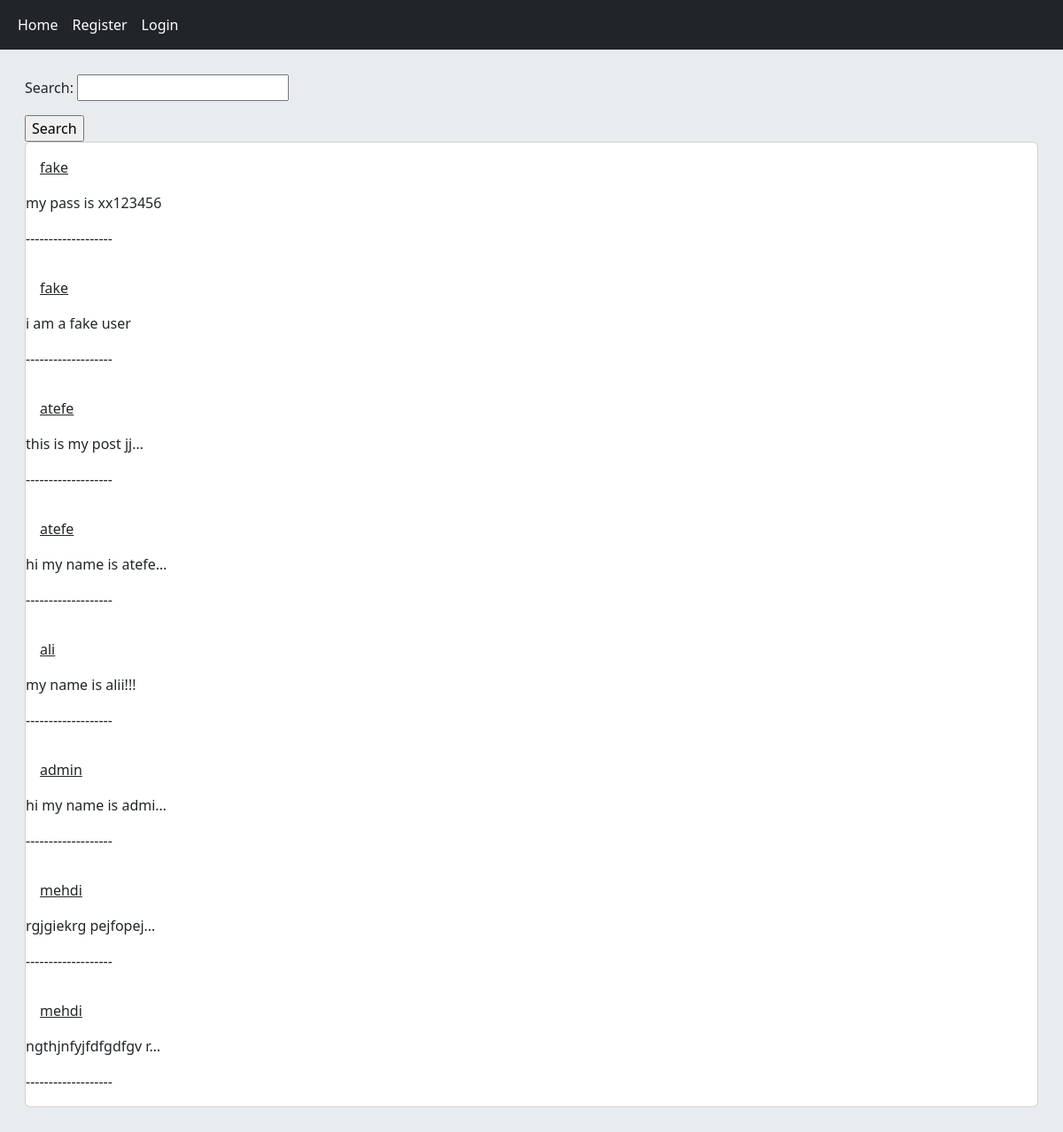
The app's page /posts/, older data.
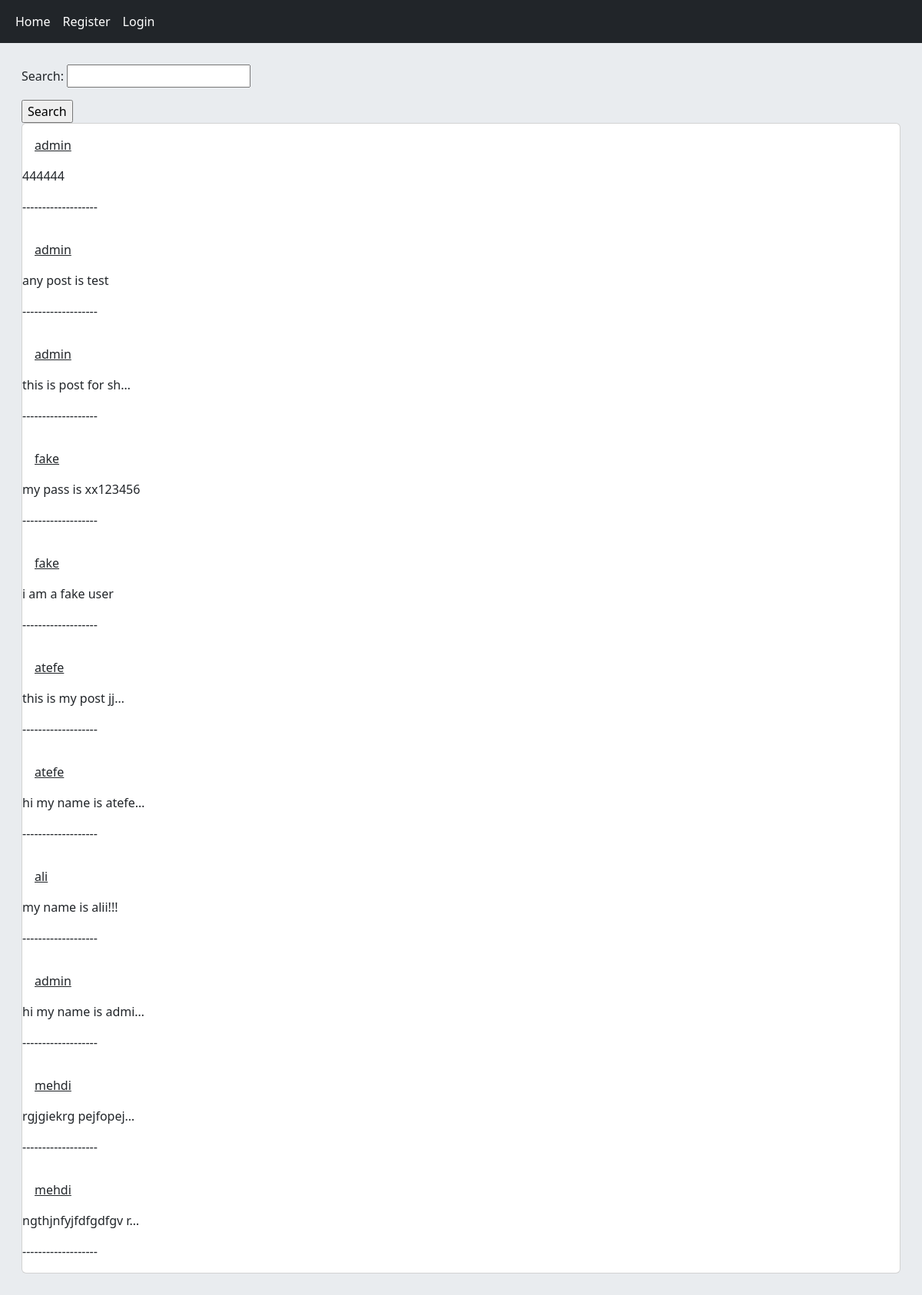
The same page, newer data.
### posts/models.py (models this page shows, shortened)
class Post(models.Model):
    user = models.ForeignKey(User, on_delete=models.CASCADE, related_name='posts')
    body = models.TextField()
    slug = models.SlugField()
    created = models.DateTimeField(auto_now_add=True)
    updated = models.DateTimeField(auto_now=True)
    class Meta:
        ordering = ['-created']
    def get_absolute_url(self):
        return reverse('post:post_detail', args=(self.id, self.slug))

### posts/views.py (the view)
# urls.py: path('', views.ListPostView.as_view(), name='posts_list'),
class ListPostView(View):
    form_class = PostSearchForm
    def get(self, request):
        posts = Post.objects.all()
        if request.GET.get('search'):
            posts = posts.filter(body__contains=request.GET['search'])
        return render(request, 'posts/list_posts.html', {'posts': posts, 'form': self.form_class})

### posts/templates/posts/list_posts.html (shortened to what this page needs)
{% extends '_base.html' %}
{% block content %}
    <form action="" method="get">
        {{ form.as_p }}
        <input type="submit" value="Search">
    </form>
    <div class="card">
        {% for post in posts %}
            <a class="card-body" href="{{ post.get_absolute_url }}">{{ post.user }}</a>
            <p>{{ post.body|truncatechars:20 }}</p>
              <p>-------------------</p>
        {% endfor %}
    </div>
{% endblock %}

### templates/_base.html (shortened to what this page needs)
<!DOCTYPE HTML PUBLIC "-//W3C//DTD HTML 4.01//EN" "http://www.w3.org/TR/html4/strict.dtd">
<html lang="en">
<head>
    <link href="https://cdn.jsdelivr.net/npm/bootstrap@5.3.0-alpha1/dist/css/bootstrap.min.css" rel="stylesheet"
>
</head>
<body>
    {% include 'inc/navbar.html' %}
    <div class="junbotron">
        {% block content %}
        {% endblock %}
    </div>
</body>
</html>

### templates/inc/navbar.html
<nav class="navbar navbar-expand-lg navbar-dark bg-dark">
    <div class="container-fluid">
        <div class="navbar-nav">
            <a class="nav-link active" href="{% url 'home:home' %}">Home</a>
            {% if request.user.is_authenticated %}
                <a class="nav-link active" href="{% url 'account:logout' %}">Logout</a>
                <a class="nav-link active" href="{% url 'account:profile' request.user.id %}">Profile</a>
                <a class="nav-link active" href="{% url 'post:posts_list' %}">Posts</a>
            {% else %}
                <a class="nav-link active" href="{% url 'account:register' %}">Register</a>
                <a class="nav-link active" href="{% url 'account:login' %}">Login</a>
            {% endif %}
        </div>
    </div>
</nav>

### templates/_base.html (style rules this page uses)
.junbotron { padding: 28px; margin-bottom: 20px ; background-color: #e9ecef; }

Row changes from the older to the newer data that the page shows:
added Post: user "admin", body "444444"
added Post: user "admin", body "any post is test"
added Post: user "admin", body "this is post for sh…"
